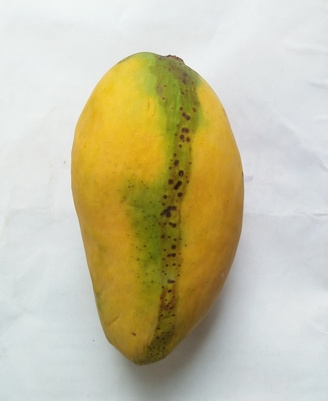
#> input picture Data_Augmentaion_Using_GAN-master/Test/IMG20200717083408.jpg, 328 x 401 px; its folder holds 4 pictures in this run
$ python Augmentation.py
#> lines starting #> are read from the running program, lines starting #| are printed output that depends on the picture
import os
import cv2
import numpy as np

# Define paths
input_dir = r'C:\Users\prath\OneDrive\Desktop\5\Test'
output_dir = 'generated_images'
num_images = int(input("Enter number of new images to generate: "))
#> the answer given: 3

# Function to read and prepare input images
def read_images_from_dir(directory):
    images = []
    for root, dirs, files in os.walk(directory):
        for file in files:
            if file.endswith('.jpg') or file.endswith('.png'):
                img_path = os.path.join(root, file)
                img = cv2.imread(img_path)
#> img is the input picture: shape (401, 328, 3); mean B, G, R 161.4, 192.4, 199
                if img is not None:
                    # Resize images to a common size (e.g., 256x256)
                    img = cv2.resize(img, (256, 256))  # Adjust size as needed
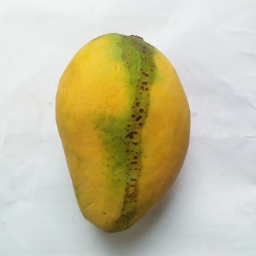
#> img: shape (256, 256, 3); mean B, G, R 161.3, 192.3, 198.9
                    images.append(img)
    return images

# Function to generate images using image blending
def generate_blended_images(input_images, num_images):
    generated_images = []
    num_input_images = len(input_images)

    for _ in range(num_images):
        # Randomly select two input images
        idx1, idx2 = np.random.choice(num_input_images, size=2, replace=False)
        img1 = input_images[idx1]
        img2 = input_images[idx2]

        # Blend or interpolate between img1 and img2
        alpha = np.random.uniform(0.2, 0.8)  # Example: Use a random blending factor
        new_image = cv2.addWeighted(img1, alpha, img2, 1 - alpha, 0)

        generated_images.append(new_image)

    return generated_images

# Function to generate images using rotation
def generate_rotated_images(input_images, num_images):
    generated_images = []
    num_input_images = len(input_images)

    for _ in range(num_images):
        # Randomly select one input image
        idx = np.random.choice(num_input_images)
        img = input_images[idx]

        # Rotate the image by a random angle
        angle = np.random.uniform(-30, 30)  # Example: Rotate by a random angle between -30 and 30 degrees
        M = cv2.getRotationMatrix2D((img.shape[1] / 2, img.shape[0] / 2), angle, 1)
        new_image = cv2.warpAffine(img, M, (img.shape[1], img.shape[0]))

        generated_images.append(new_image)

    return generated_images

# Function to generate images using flipping
def generate_flipped_images(input_images, num_images):
    generated_images = []
    num_input_images = len(input_images)

    for _ in range(num_images):
        # Randomly select one input image
        idx = np.random.choice(num_input_images)
        img = input_images[idx]

        # Flip the image randomly (horizontally, vertically, or both)
        flip_code = np.random.choice([-1, 0, 1])  # -1: both axes, 0: vertical, 1: horizontal
        new_image = cv2.flip(img, flip_code)

        generated_images.append(new_image)

    return generated_images

# Function to generate images using noise addition
def generate_noisy_images(input_images, num_images):
    generated_images = []
    num_input_images = len(input_images)

    for _ in range(num_images):
        # Randomly select one input image
        idx = np.random.choice(num_input_images)
        img = input_images[idx]

        # Add Gaussian noise to the image
        noise = np.random.normal(0, 25, img.shape)  # Example: Gaussian noise with mean 0 and standard deviation 25
        noisy_image = img + noise

        # Clip the values to be in the proper range
        noisy_image = np.clip(noisy_image, 0, 255).astype(np.uint8)

        generated_images.append(noisy_image)

    return generated_images

# Function to generate images using color adjustments
def generate_color_adjusted_images(input_images, num_images):
    generated_images = []
    num_input_images = len(input_images)

    for _ in range(num_images):
        # Randomly select one input image
        idx = np.random.choice(num_input_images)
        img = input_images[idx]

        # Adjust brightness and contrast randomly
        brightness = np.random.uniform(0.7, 1.3)  # Example: Scale brightness by a random factor between 0.7 and 1.3
        contrast = np.random.uniform(0.7, 1.3)  # Example: Scale contrast by a random factor between 0.7 and 1.3
        new_image = cv2.convertScaleAbs(img, alpha=contrast, beta=(brightness - 1) * 255)

        generated_images.append(new_image)

    return generated_images

# Ensure output directory exists
if not os.path.exists(output_dir):
    os.makedirs(output_dir)

# Read input images
original_images = read_images_from_dir(input_dir)

# Generate new images using various techniques
techniques = {
    'blended': generate_blended_images,
    'rotated': generate_rotated_images,
    'flipped': generate_flipped_images,
    'noisy': generate_noisy_images,
    'color_adjusted': generate_color_adjusted_images
}

for technique, generate_function in techniques.items():
    technique_dir = os.path.join(output_dir, technique)
    if not os.path.exists(technique_dir):
        os.makedirs(technique_dir)

    generated_images = generate_function(original_images, num_images)

    # Save generated images to output directory for the technique
    for i, img in enumerate(generated_images):
        output_path = os.path.join(technique_dir, f"{technique}_image_{i}.jpg")
        cv2.imwrite(output_path, img)
#> this loop made 5 passes
#> pass 1, `cv2.imwrite(output_path, img)`:
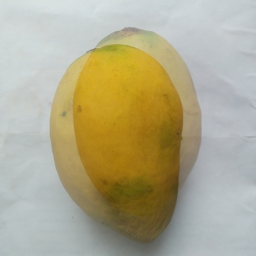
#> saved as blended_image_0.jpg: shape (256, 256, 3); mean B, G, R 141.3, 169.9, 176.2
#> pass 1, `cv2.imwrite(output_path, img)`:
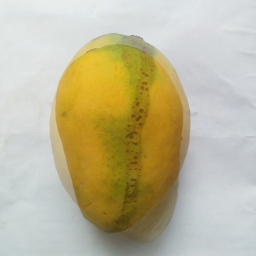
#> saved as blended_image_1.jpg: shape (256, 256, 3); mean B, G, R 152.5, 183.3, 190.5
#> pass 1, `cv2.imwrite(output_path, img)`:
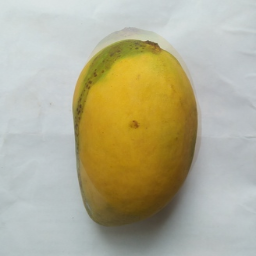
#> saved as blended_image_2.jpg: shape (256, 256, 3); mean B, G, R 147.2, 174.1, 178.6
#> pass 2, `cv2.imwrite(output_path, img)`:
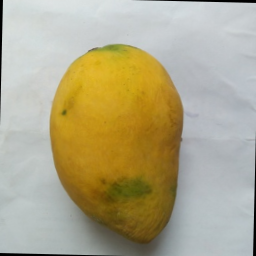
#> saved as rotated_image_0.jpg: shape (256, 256, 3); mean B, G, R 137.6, 168.3, 176.3

print(f"{num_images} images generated for each technique and saved in {output_dir}.")
